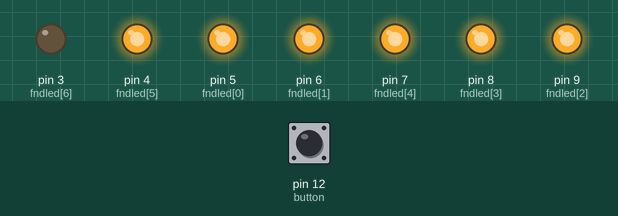
A sketch run on a simulated Arduino Uno, built with avr-gcc and run on an emulated ATmega328P. Shown: output pins drawn as LEDs (lit = HIGH). Inputs (shaded band) come from the test bench; at power-on: pin 12 (button) LOW.

Above: at 1.2 s.
1.3 s: pin 12 (button) pulled HIGH for 1 s
At 3.7 s:
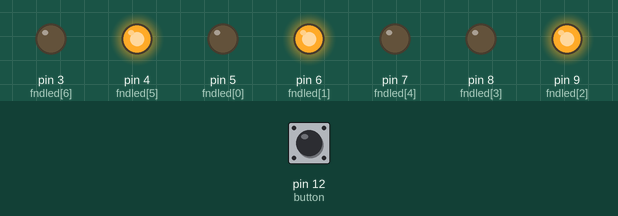
4.0 s: pin 12 (button) pulled HIGH for 0.15 s
At 5.2 s:
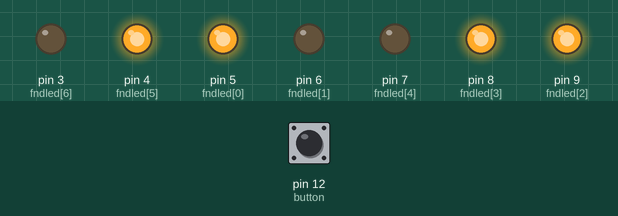
5.8 s: pin 12 (button) pulled HIGH for 0.15 s
At 6.5 s:
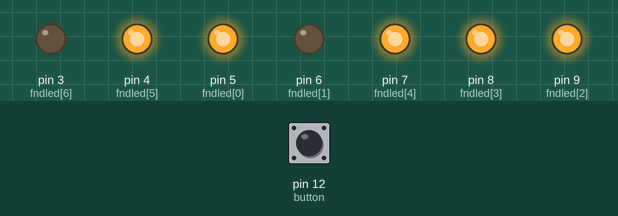
7.6 s: pin 12 (button) pulled HIGH for 3.2 s
At 11.4 s:
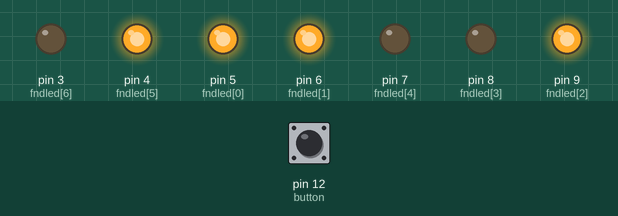
Timing chart, 0 to 12.9 s (numbered marks = the images above; inputs shaded):
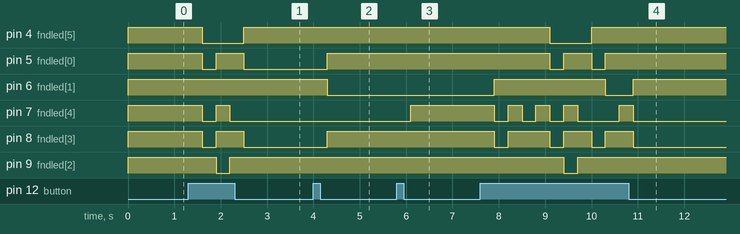

The sketch:

FndTest.ino
```cpp
const int fndled[7] = {5, 6, 9, 8, 7, 4, 3};
const int button = 12;

const int fndArray[10][7] = {
  {1,1,1,1,1,1,0},    //0
  {0,1,1,0,0,0,0},    //1
  {1,1,0,1,1,0,1},    //2
  {1,1,1,1,0,0,1},    //3
  {0,1,1,0,0,1,1},    //4
  {1,0,1,1,0,1,1},    //5
  {1,0,1,1,1,1,1},    //6
  {1,1,1,0,0,1,0},    //7
  {1,1,1,1,1,1,1},     //8
  {1,1,1,1,0,1,1}     //9
};

void NumLight(int* farray){
  for(int i = 0; i < 6; i++){
    digitalWrite(fndled[i], Change(farray[i]));
  }
}

void Clear(){
  for(int i = 0; i < 6; i++){
    digitalWrite(fndled[i], LOW);
  }
}

int Change(int bol){
  return (bol == 0) ? LOW : HIGH;
}

void setup() {
  Serial.begin(9600);
  pinMode(fndled[0], OUTPUT);
  pinMode(fndled[1], OUTPUT);
  pinMode(fndled[2], OUTPUT);
  pinMode(fndled[3], OUTPUT);
  pinMode(fndled[4], OUTPUT);
  pinMode(fndled[5], OUTPUT);
  pinMode(fndled[6], OUTPUT);
  pinMode(fndled[7], OUTPUT);
  pinMode(button, INPUT);
}

int i = 0;
void loop() {
  NumLight(fndArray[i]);
  if(digitalRead(button) == HIGH){
    delay(300);
    if(i >= 9){i = 0;}
    else{i++;}
  }
}
```

Measured:
- after the input at 1.3 s, pin 4 (fndled[5]): HIGH → LOW after 0.30 s, → HIGH 0.90 s later; pin 5 (fndled[0]), pin 8 (fndled[3]): HIGH → LOW after 0.30 s, → HIGH 0.30 s later, → LOW 0.60 s later; pin 7 (fndled[4]): HIGH → LOW after 0.30 s, → HIGH 0.30 s later, → LOW 0.30 s later; pin 9 (fndled[2]): HIGH → LOW after 0.60 s, → HIGH 0.30 s later
- after the input at 4.0 s, pin 5 (fndled[0]), pin 8 (fndled[3]): LOW → HIGH after 0.30 s; pin 6 (fndled[1]): HIGH → LOW after 0.30 s
- after the input at 5.8 s, pin 7 (fndled[4]): LOW → HIGH after 0.30 s
- after the input at 7.6 s, pin 4 (fndled[5]): HIGH → LOW after 1.5 s, → HIGH 0.90 s later; pin 5 (fndled[0]): alternates HIGH for 0.60 s and LOW for 0.30 s, 4 changes in all, then stays HIGH, starting after 1.5 s
